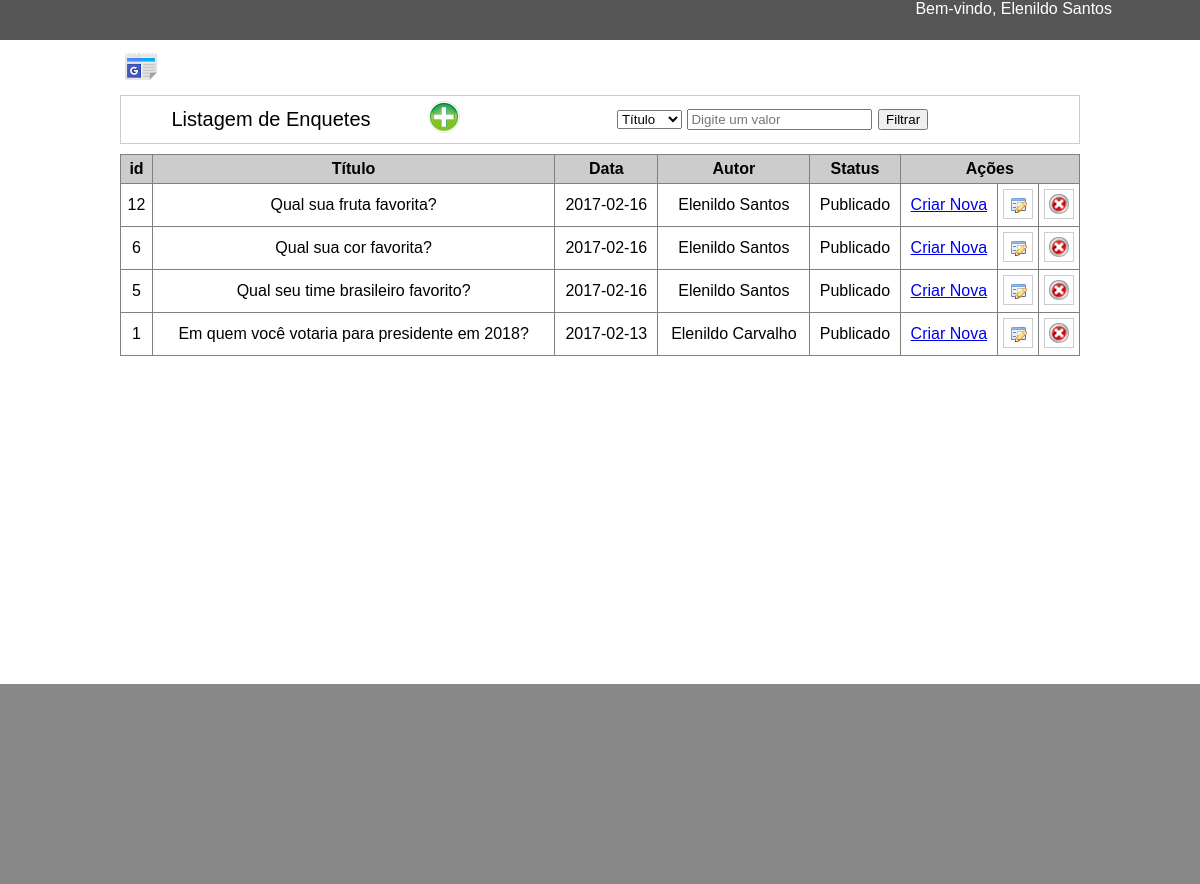
Page /admin/index.php (signed in) on the committed database.
### tables this page shows
CREATE TABLE `enquetes` (
  `id` bigint(20) UNSIGNED NOT NULL,
  `autor` varchar(64) NOT NULL,
  `data` date NOT NULL,
  `titulo` varchar(128) NOT NULL,
  `status` varchar(32) NOT NULL
);

### admin/index.php (the view, shortened to what this page needs)
<!DOCTYPE html>
<?php include_once "../inc_conexao.php"; ?>
<?php
	$busca = isset($_GET["valor"])? $_GET["valor"] : "";
	$campo = isset($_GET["campo"])? $_GET["campo"] : "";
	if(isset($_GET["busca"])){
		$busca = $_GET["busca"];
		if($busca == ""){
			$total = 0;
		}else{
			$sql = "SELECT id FROM enquetes WHERE titulo like ?";
			$res = $conexao->prepare($sql);
			$res->bindParam(1,$busca);
			$res->execute();
			$total = $res->rowCount();
		}
	}else{
		$sql = "SELECT id FROM enquetes";
	}
?>
<html>
	<head>
		<link rel="stylesheet" href="css/estilo_adm.css">
	</head>
	<body>
		<div class="container">
			<div class="navbar_adm">
				<div style="float:left; width:300px; padding-top:12px;">
					<span>Listagem de Enquetes</span>
				</div>
				<div class="barra_btn">
					<a href="enquete.php?op=novo"><img src="img/add.png" title="Novo"></a>
				</div>
				<form method="GET" action="" style="padding-top:10px;">
					<select name="campo">
						<option value="titulo">Título</option>
					</select>
					<input type="text" placeholder="Digite um valor" name="busca">
					<button type="submit">Filtrar</button>
				</form>
			</div>
			<div class="listagem">
				<table cellpadding="5px" border="1" width="100%" style="border-collapse:collapse;">
					<tr bgcolor="#ccc">
						<th>id</th>
						<th>Título</th>
						<th>Data</th>
						<th>Autor</th>
						<th>Status</th>
						<th colspan="3">Ações</th>
					</tr>
				<?php
					if( isset( $_GET['pagina'] ) && (int)$_GET['pagina'] >= 1)
						$pagina = (int)$_GET['pagina'];
					else
						$pagina = 1;
					$limite = 10;
					$offset = $limite * ($pagina-1);
					if($busca != "")
						$sql = "SELECT e.* FROM enquetes e WHERE {$campo} like '%{$busca}%' ORDER BY id DESC LIMIT {$limite} OFFSET {$offset}";
					else
						$sql = "SELECT e.* FROM enquetes e ORDER BY id DESC LIMIT {$limite} OFFSET {$offset}";
					$resultado = $conexao->query($sql);
					while($registro = $resultado->fetch(PDO::FETCH_ASSOC) ){
						$id = $registro["id"];
				?>
						<tr align="center">
							<td><?= $id ?></td>
							<td><?= $registro["titulo"]?></td>
							<td><?= $registro["data"]?></td>
							<td><?= $registro["autor"]?></td>
							<td><?= $registro["status"] ?></td>
							<td><a href="enquete.php?op=novo">Criar Nova</a></td>
							<td width="25px">
								<form method="get" action="enquete.php">
									<button type="submit" style="background: url('img/edit.png') no-repeat 5px 5px; width:30px; height:30px; border:1px solid #ccc;"></button>
								</form>
							</td>
							<td width="25px">
								<form method="post" action="cad_enquetes.php" onSubmit='return confirm("Deseja excluir este registro?")'>
									<button type="submit" style="background: url('img/remove.png') no-repeat 4px 4px; width:30px; height:30px; border:1px solid #ccc;" ></button>
								</form>
							</td>
						</tr>
				<?php
					}
				?>
				</table>
			</div>
			<div class="barra_busca">
				<div style="padding-top:10px; padding-bottom:10px; text-align:center">
				</div>
			</div>
		</div>
	</body>
</html>

### admin/css/estilo_adm.css (style rules this page uses)
* { margin:0; font-family: Arial }
.container { margin:0 auto; width:80%; margin-top:10px; margin-bottom:10px; }
.barra_topo { width:100%; height:40px; background-color:#555; margin-bottom:5px; }
.barra_adm { margin:0 auto; width:80%; height:40px; }
.barra_btn { width:35px; height:35px; padding:5px; float:left; }
.navbar_adm { text-align:center; border:1px solid #ccc; font-size:20px; height:47px; }
.rodape { width:100%; height:200px; background-color:#888; float:left; }
.listagem { margin-top:10px; min-height:500px; width:100%; }

### rows in the picture
enquetes: id "12", titulo "Qual sua fruta favorita?", data "2017-02-16", autor "Elenildo Santos", status "Publicado"
enquetes: id "6", titulo "Qual sua cor favorita?", data "2017-02-16", autor "Elenildo Santos", status "Publicado"
enquetes: id "5", titulo "Qual seu time brasileiro favorito?", data "2017-02-16", autor "Elenildo Santos", status "Publicado"
enquetes: id "1", titulo "Em quem você votaria para presidente em 2018?", data "2017-02-13", autor "Elenildo Carvalho", status "Publicado"
